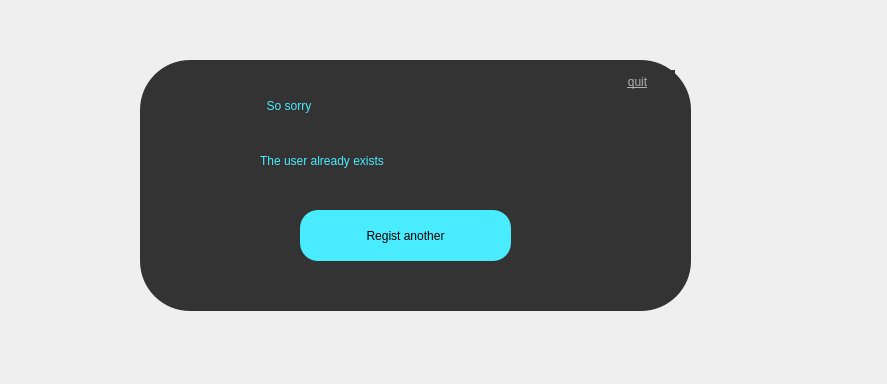
<?xml version="1.0" encoding="UTF-8"?>
<ui version="4.0">
 <class>user_exist</class>
 <widget class="QDialog" name="user_exist">
  <property name="geometry">
   <rect>
    <x>0</x>
    <y>0</y>
    <width>887</width>
    <height>384</height>
   </rect>
  </property>
  <property name="windowTitle">
   <string>Dialog</string>
  </property>
  <widget class="QFrame" name="frame">
   <property name="geometry">
    <rect>
     <x>140</x>
     <y>60</y>
     <width>551</width>
     <height>251</height>
    </rect>
   </property>
   <property name="styleSheet">
    <string notr="true">*{
	background:#333;
	border-radius:50px
}</string>
   </property>
   <property name="frameShape">
    <enum>QFrame::StyledPanel</enum>
   </property>
   <property name="frameShadow">
    <enum>QFrame::Raised</enum>
   </property>
   <widget class="QLabel" name="label">
    <property name="geometry">
     <rect>
      <x>110</x>
      <y>10</y>
      <width>291</width>
      <height>71</height>
     </rect>
    </property>
    <property name="styleSheet">
     <string notr="true">*{
	color:#49ebff;
	font: 28pt &quot;AR JULIAN&quot;;
}</string>
    </property>
    <property name="text">
     <string>     So sorry</string>
    </property>
   </widget>
   <widget class="QLabel" name="label_2">
    <property name="geometry">
     <rect>
      <x>120</x>
      <y>80</y>
      <width>331</width>
      <height>41</height>
     </rect>
    </property>
    <property name="styleSheet">
     <string notr="true">*{
	color:#49ebff;
	font: 20pt &quot;AR JULIAN&quot;;
}</string>
    </property>
    <property name="text">
     <string>The user already exists</string>
    </property>
   </widget>
   <widget class="QPushButton" name="regist_another_button">
    <property name="geometry">
     <rect>
      <x>160</x>
      <y>150</y>
      <width>211</width>
      <height>51</height>
     </rect>
    </property>
    <property name="styleSheet">
     <string notr="true">*{
	background:#49ebff;
	font: 20pt &quot;AR JULIAN&quot;;
	border-radius:18;
}

*:hover
{
	background:red;
}</string>
    </property>
    <property name="text">
     <string>Regist another</string>
    </property>
   </widget>
   <widget class="QPushButton" name="close_button">
    <property name="geometry">
     <rect>
      <x>460</x>
      <y>10</y>
      <width>75</width>
      <height>23</height>
     </rect>
    </property>
    <property name="styleSheet">
     <string notr="true">*{
	
	font: 15pt &quot;黑体&quot;;
	
	color: rgb(175, 175, 175);
	text-decoration: underline;
	background:#333;
}

QPushButton:hover{
	background:#49ebff;
	border-radius:18px;
}</string>
    </property>
    <property name="text">
     <string>quit</string>
    </property>
   </widget>
  </widget>
 </widget>
 <resources/>
 <connections/>
</ui>
